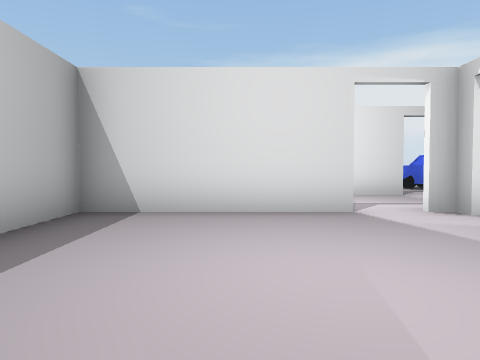
View 1 (above)

24 first-person views from a walk through a scene from a Unity 3-D project. The camera is 1.4 m above the floor, tilts 2° down and sees 70° across. The floor is counted in squares, 2 m on a side. Each view is taken from the middle of a square. On the plan, view 1 faces up. The plan holds only what a view shows up to about 11 squares ahead; the rest is blank. The place goes on beyond the plan. The player character is not drawn.

View 2
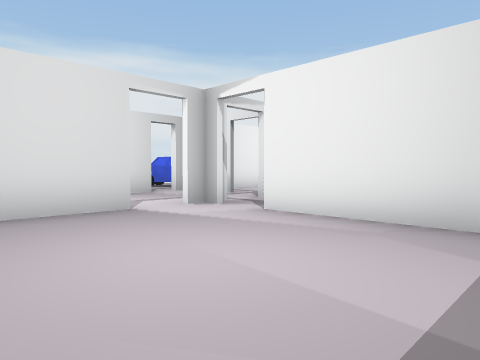

View 3
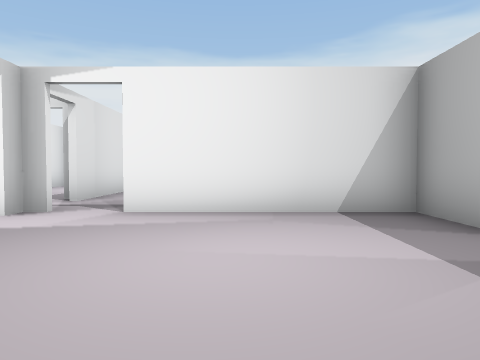

View 4
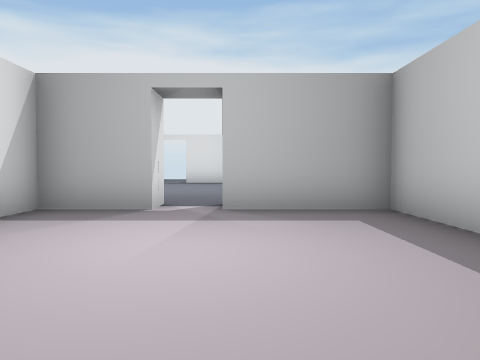

View 5
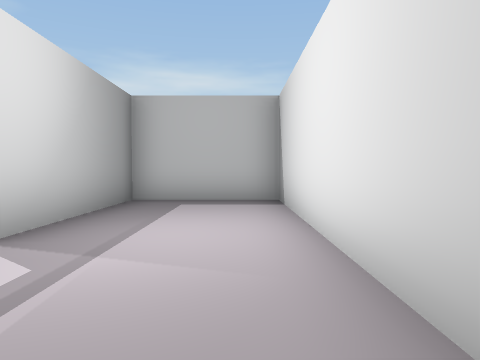

View 6
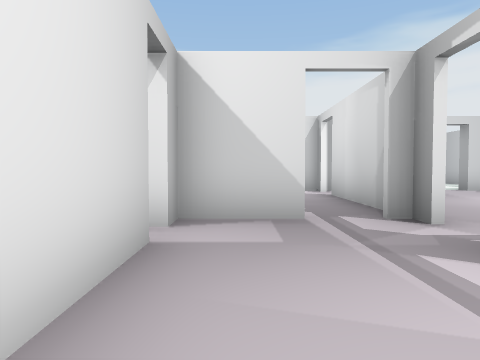

View 7
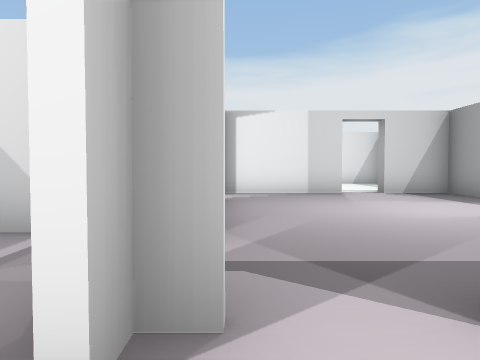

View 8
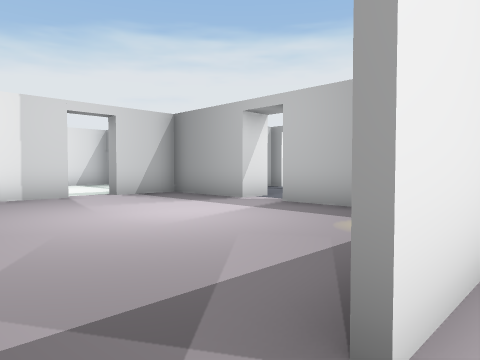

View 9
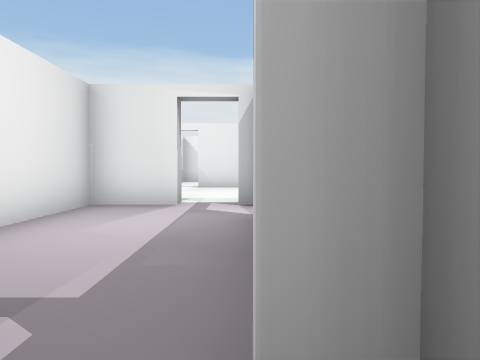

View 10
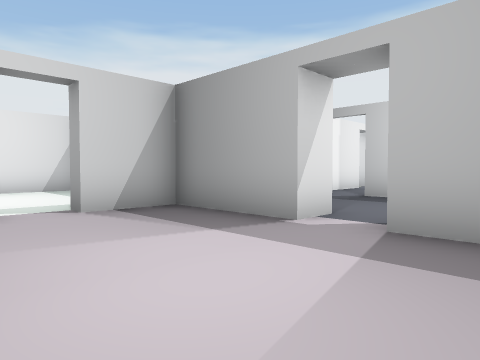

View 11
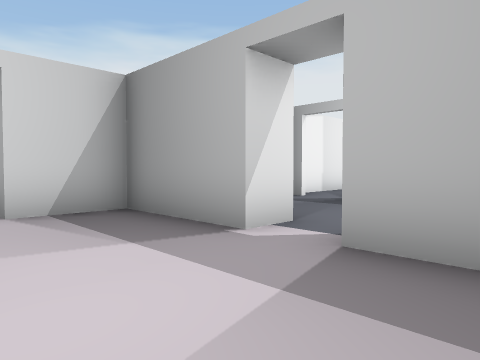

View 12
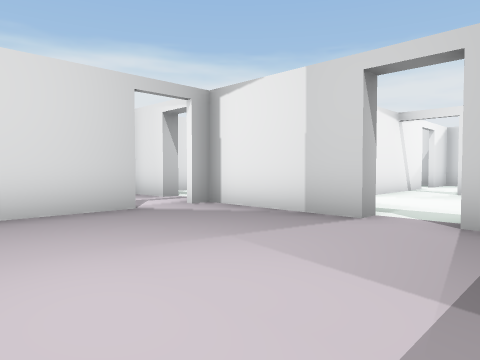

View 13
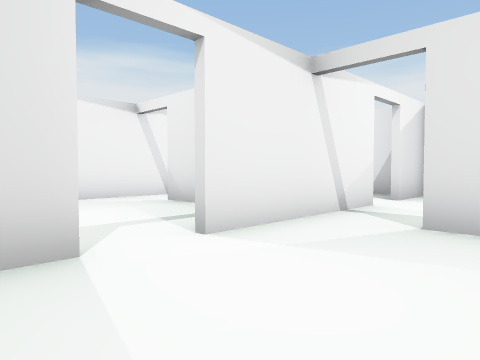

View 14
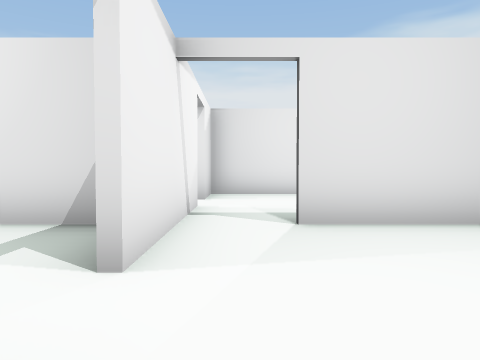

View 15
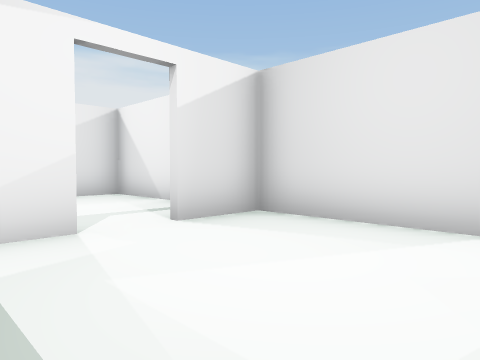

View 16
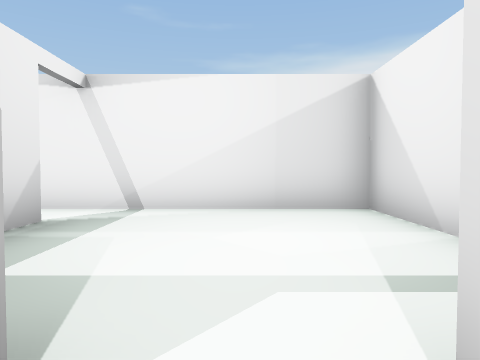

View 17
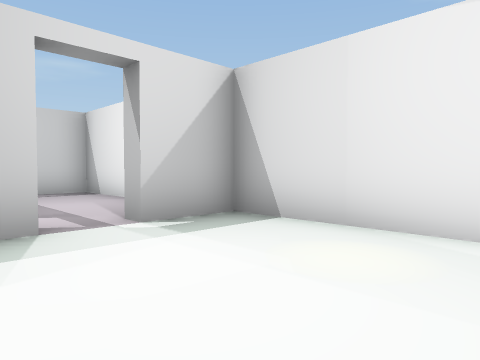

View 18
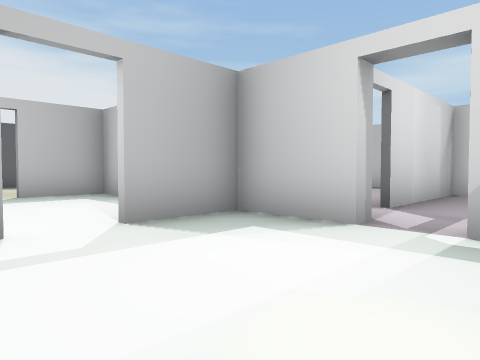

View 19
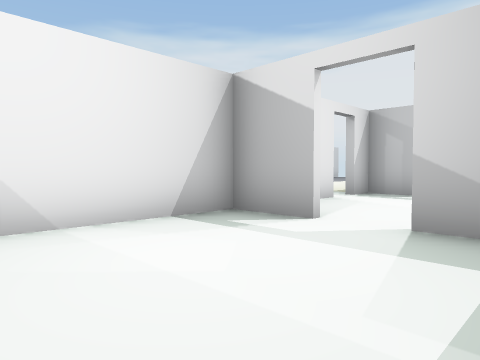

View 20
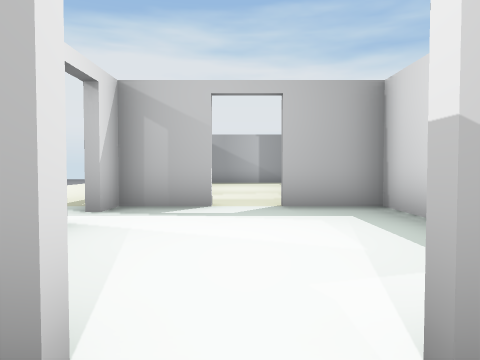

View 21
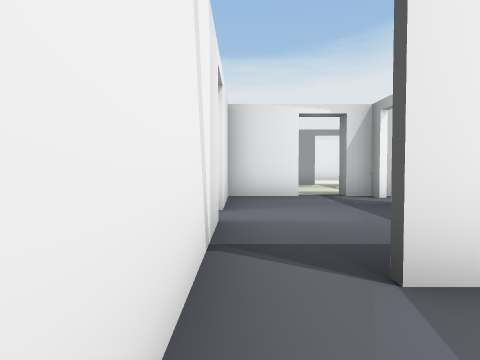

View 22
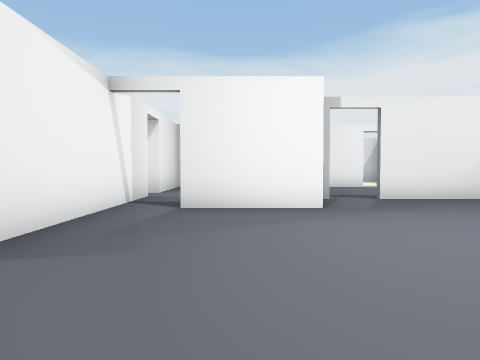

View 23
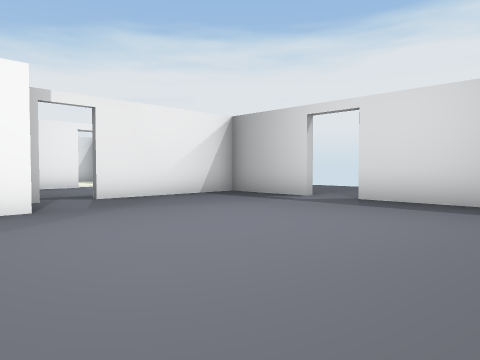

View 24
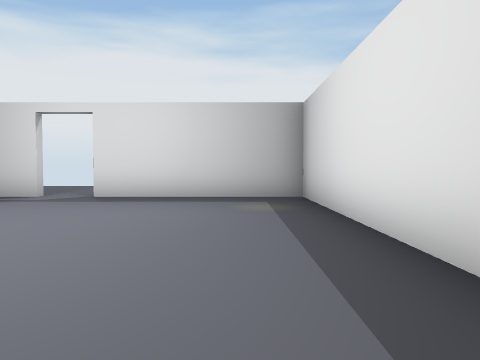

### Floor plan
Points are (right, up) in squares from view 1. A wall is a line through its corners. A room is listed if a view was taken in it or the views show most of it. See-through windows are left out.
Room 1 (views 1, 2, 3, 4, 5, 6, 7, 8, 9)
walls: (1.9, 5.4) (-2.6, 5.4) (-2.6, 3.6); (3.4, 5) (3.4, 5.4) (3, 5.4); (-2.6, 1.4) (-2.6, -0.8) (0.4, -0.8); (1.5, -0.8) (3.4, -0.8) (3.4, 3.9); (5.7, 5.5) (5.7, 6); (5.7, 7) (5.7, 8.9); (4.2, 8.9) (-2.6, 8.9) (-2.6, 5.6) (1.6, 5.6)
ways out: opening at (5, 4.5) to room 2; opening at (1, -1) to room 7; gap at (6, 7) to room 9; gap at (4.5, 9)
Room 2 (views 10, 11, 12)
walls: (10, 5.4) (5.2, 5.4); (11.6, 2.2) (11.6, 6); (8.7, -0.8) (11.6, -0.8) (11.6, 1); (11.6, 5.4) (11, 5.4); (5.9, -0.8) (7.6, -0.8)
ways out: opening at (5, 4.5) to room 1; opening at (12, 1.5) to room 3; opening at (8, -1) to room 8; gap at (10.5, 6) to room 9
Room 3 (views 13, 14)
walls: (12, 2.2) (11.6, 2.2); (11.6, 1) (12, 1); (14, 3.8) (13.4, 3.8); (12, -1.2) (14.1, -1.2); (17.2, -0.9) (17.2, 2.4); (16.5, 3.8) (15.3, 3.8)
ways out: opening at (12, 1.5) to room 2; opening at (17, 3) to room 4; opening at (14.5, 4) to room 5
Room 4 (views 15, 16)
walls: (17.4, 0.3) (17.4, -1.2) (19.2, -1.2); (20.5, -1.2) (22.2, -1.2); (19.4, 3.8) (16.5, 3.8); (22.2, 0.5) (22.2, 4); (22.3, 3.8) (20.5, 3.8)
ways out: opening at (17, 3) to room 3; opening at (20, 4) to room 6; opening at (20, -1); opening at (22, 0)
Room 5 (views 17, 18)
walls: (11.6, 6) (12, 6) (12, 4) (14, 4); (17.2, 4.8) (17.2, 7.5); (16.5, 8.9) (12, 8.9) (12, 7.2) (11.6, 7.2)
ways out: opening at (14.5, 4) to room 3; opening at (17, 8) to room 6; opening at (12, 7) to room 9
Room 6 (views 19, 20)
walls: (18.6, 4) (19.4, 4); (17.4, 7.5) (17.4, 6.8); (20.5, 4) (22.3, 4); (22.2, 4) (22.2, 8.9) (16.5, 8.9)
ways out: opening at (20, 4) to room 4; opening at (17, 8) to room 5
Room 7 (views 21, 22, 23, 24)
walls: (5, -5.5) (5, -2.9); (1.5, -1.8) (1.5, -0.8); (-2.6, -5.1) (-2.6, -11.3) (2.6, -11.3); (4.5, -1.7) (2.3, -1.7); (3.9, -11.3) (6.7, -11.3) (6.7, -7.1)
ways out: opening at (1, -1) to room 1; opening at (5, -2) to room 8; opening at (3, -11); opening at (7, -7)
Room 8 (no view inside)
walls: (7.5, -1.7) (4.5, -1.7); (9.2, -5.3) (9.9, -5.3); (11.6, -3.5) (11.6, -1.7) (8.7, -1.7) (8.7, -0.8); (11, -5.3) (11.6, -5.3) (11.6, -4.7)
ways out: opening at (8, -1) to room 2; opening at (5, -2) to room 7; opening at (10.5, -5); opening at (12, -4)
Room 9 (no view inside)
walls: (11.6, 7.2) (11.6, 8.9) (5, 8.9); (5.9, 8.9) (5.9, 7.5); (5.1, 5.6) (10, 5.6)
ways out: gap at (6, 7) to room 1; gap at (10.5, 6) to room 2; opening at (12, 7) to room 5

Where each view was taken, in squares from view 1:
view 1: 0 up, 0 right, facing up
view 2: 0 up, 1 left, facing up-right
view 3: 2 up, 2 left, facing right
view 4: 5 up, 0 right, facing down
view 5: 8 up, 5 right, facing left
view 6: 8 up, 1 right, facing right
view 7: 5 up, 2 right, facing right
view 8: 5 up, 3 right, facing down-right
view 9: 6 up, 5 right, facing right
view 10: 3 up, 6 right, facing down-right
view 11: 2 up, 6 right, facing down-right
view 12: 0 up, 7 right, facing up-right
view 13: 1 up, 13 right, facing up-right
view 14: 3 up, 13 right, facing right
view 15: 0 up, 18 right, facing up-right
view 16: 3 up, 20 right, facing up
view 17: 5 up, 16 right, facing up-left
view 18: 8 up, 16 right, facing down-left
view 19: 8 up, 18 right, facing down-right
view 20: 5 up, 20 right, facing down
view 21: 2 down, 3 right, facing right
view 22: 4 down, 1 left, facing right
view 23: 4 down, 1 left, facing down-right
view 24: 3 down, 1 left, facing down
